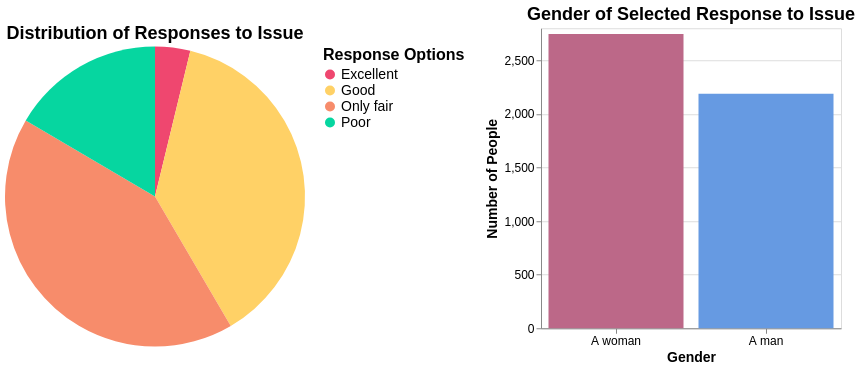

Notebook cell for this chart:
### Code cell
#COLORS
my_custom_palette = ["#ef476f", "#ffd166", "#f78c6b", "#06d6a0", "#118ab2"]


#DROPDOWN SELECTION
issue_dropdown = alt.binding_select(options=readable_issues_to_toggle, name='Select Issue: ')
issue_select = alt.selection_point(
    fields=['Readable_Issue'], 
    bind=issue_dropdown, 
    value=[{'Readable_Issue': 'Economic conditions today'}]
)

#INTERACTIVE SELECTION
click = alt.selection_point(fields=['Response'])



#PIE CHART
pie = alt.Chart(df_agg_clean).mark_arc().encode(
    theta=alt.Theta('sum(Total_Count):Q', stack=True),
    color=alt.Color(
                    'Response:N',
                    legend=alt.Legend(title="Response Options", orient="right", columns=1),
                    scale=alt.Scale(range=my_custom_palette)
                    ),
    opacity=alt.condition(click, alt.value(1.0), alt.value(0.3)),
    tooltip=['Response:N', alt.Tooltip('sum(Total_Count):Q', title='Total Count')]
).add_params(
    issue_select,
    click
).transform_filter(
    issue_select
).properties(
    width=300,
    height=300,
    title='Distribution of Responses to Issue'
)

#BAR CHART
bar = alt.Chart(df_agg_clean).mark_bar().encode(
    x=alt.X('GENDER:N', 
            title='Gender', 
            sort='-y', 
            axis=alt.Axis(labelAngle=0)),
    # CHANGE: Map Y directly to the sum of our Total_Count column
    y=alt.Y('sum(Total_Count):Q', title='Number of People'),
    color=alt.Color('GENDER:N', 
                    scale=alt.Scale(range=["#669AE2", "#BC6888"]),
                    legend=None),
    tooltip=['GENDER:N', alt.Tooltip('sum(Total_Count):Q', title='Total Count')]
).transform_filter(
    issue_select
).transform_filter(
    click
).properties(
    width=300,
    height=300,
    title='Gender of Selected Response to Issue'
)

#ARRANGE AND DISPLAY
interactive_chart = alt.hconcat(
    pie, 
    bar, 
    center=True
).resolve_scale(
    color='independent'
).configure_axis(
    labelFontSize=12, # Makes the axis labels bigger
    titleFontSize=14  # Makes the axis titles bigger
).configure_legend(
    labelFontSize=14, # Makes the legend text bigger
    titleFontSize=16  # Makes the legend title bigger
).configure_title(
    fontSize=18       # Makes the main chart titles bigger
)
interactive_chart

### Figure 1 — Vega-Lite specification as saved in the notebook (floating-point values rounded to 4 significant figures)
{"config": {"view": {"continuousWidth": 300, "continuousHeight": 300}, "axis": {"labelFontSize": 12, "titleFontSize": 14}, "legend": {"labelFontSize": 14, "titleFontSize": 16}, "title": {"fontSize": 18}}, "hconcat": [{"mark": {"type": "arc"}, "encoding": {"color": {"field": "Response", "legend": {"columns": 1, "orient": "right", "title": "Response Options"}, "scale": {"range": ["#ef476f", "#ffd166", "#f78c6b", "#06d6a0", "#118ab2"]}, "type": "nominal"}, "opacity": {"condition": {"param": "param_cef969e13652010d", "value": 1.0}, "value": 0.3}, "theta": {"aggregate": "sum", "field": "Total_Count", "stack": true, "type": "quantitative"}, "tooltip": [{"field": "Response", "type": "nominal"}, {"aggregate": "sum", "field": "Total_Count", "title": "Total Count", "type": "quantitative"}]}, "height": 300, "name": "view_f650dac4e66a0569_0", "title": "Distribution of Responses to Issue", "transform": [{"filter": {"param": "param_9ca00539aacfc5dd"}}], "width": 300}, {"mark": {"type": "bar"}, "encoding": {"color": {"field": "GENDER", "legend": null, "scale": {"range": ["#669AE2", "#BC6888"]}, "type": "nominal"}, "tooltip": [{"field": "GENDER", "type": "nominal"}, {"aggregate": "sum", "field": "Total_Count", "title": "Total Count", "type": "quantitative"}], "x": {"axis": {"labelAngle": 0}, "field": "GENDER", "sort": "-y", "title": "Gender", "type": "nominal"}, "y": {"aggregate": "sum", "field": "Total_Count", "title": "Number of People", "type": "quantitative"}}, "height": 300, "title": "Gender of Selected Response to Issue", "transform": [{"filter": {"param": "param_9ca00539aacfc5dd"}}, {"filter": {"param": "param_cef969e13652010d"}}], "width": 300}], "center": true, "data": {"name": "data-895503da291c763b66c08c94f5e6f3fe"}, "params": [{"name": "param_9ca00539aacfc5dd", "select": {"type": "point", "fields": ["Readable_Issue"]}, "bind": {"input": "select", "options": ["Economic conditions today", "Future economic conditions", "Safety from crime", "Impact of more Americans owning guns", "Responsibility to protect people from themselves"], "name": "Select Issue: "}, "value": [{"Readable_Issue": "Economic conditions today"}], "views": ["view_f650dac4e66a0569_0"]}, {"name": "param_cef969e13652010d", "select": {"type": "point", "fields": ["Response"]}, "views": ["view_f650dac4e66a0569_0"]}], "resolve": {"scale": {"color": "independent"}}, "$schema": "https://vega.github.io/schema/vega-lite/v6.1.0.json", "datasets": {"data-895503da291c763b66c08c94f5e6f3fe": [{"Issue": "CRIMESAFE", "Response": "Extremely safe", "GENDER": "A man", "Total_Count": 226, "Readable_Issue": "Safety from crime"}, {"Issue": "CRIMESAFE", "Response": "Extremely safe", "GENDER": "A woman", "Total_Count": 199, "Readable_Issue": "Safety from crime"}, {"Issue": "CRIMESAFE", "Response": "Not at all safe", "GENDER": "A man", "Total_Count": 40, "Readable_Issue": "Safety from crime"}, {"Issue": "CRIMESAFE", "Response": "Not at all safe", "GENDER": "A woman", "Total_Count": 56, "Readable_Issue": "Safety from crime"}, {"Issue": "CRIMESAFE", "Response": "Not too safe", "GENDER": "A man", "Total_Count": 130, "Readable_Issue": "Safety from crime"}, {"Issue": "CRIMESAFE", "Response": "Not too safe", "GENDER": "A woman", "Total_Count": 230, "Readable_Issue": "Safety from crime"}, {"Issue": "CRIMESAFE", "Response": "Somewhat safe", "GENDER": "A man", "Total_Count": 804, "Readable_Issue": "Safety from crime"}, {"Issue": "CRIMESAFE", "Response": "Somewhat safe", "GENDER": "A woman", "Total_Count": 1233, "Readable_Issue": "Safety from crime"}, {"Issue": "CRIMESAFE", "Response": "Very safe", "GENDER": "A man", "Total_Count": 992, "Readable_Issue": "Safety from crime"}, {"Issue": "CRIMESAFE", "Response": "Very safe", "GENDER": "A woman", "Total_Count": 1028, "Readable_Issue": "Safety from crime"}, {"Issue": "ECON1BMOD", "Response": "About the same", "GENDER": "A man", "Total_Count": 674, "Readable_Issue": "Future economic conditions"}, {"Issue": "ECON1BMOD", "Response": "About the same", "GENDER": "A woman", "Total_Count": 853, "Readable_Issue": "Future economic conditions"}, {"Issue": "ECON1BMOD", "Response": "Better", "GENDER": "A man", "Total_Count": 773, "Readable_Issue": "Future economic conditions"}, {"Issue": "ECON1BMOD", "Response": "Better", "GENDER": "A woman", "Total_Count": 829, "Readable_Issue": "Future economic conditions"}, {"Issue": "ECON1BMOD", "Response": "Worse", "GENDER": "A man", "Total_Count": 745, "Readable_Issue": "Future economic conditions"}, {"Issue": "ECON1BMOD", "Response": "Worse", "GENDER": "A woman", "Total_Count": 1067, "Readable_Issue": "Future economic conditions"}, {"Issue": "ECON1MOD", "Response": "Excellent", "GENDER": "A man", "Total_Count": 116, "Readable_Issue": "Economic conditions today"}, {"Issue": "ECON1MOD", "Response": "Excellent", "GENDER": "A woman", "Total_Count": 71, "Readable_Issue": "Economic conditions today"}, {"Issue": "ECON1MOD", "Response": "Good", "GENDER": "A man", "Total_Count": 931, "Readable_Issue": "Economic conditions today"}, {"Issue": "ECON1MOD", "Response": "Good", "GENDER": "A woman", "Total_Count": 934, "Readable_Issue": "Economic conditions today"}, {"Issue": "ECON1MOD", "Response": "Only fair", "GENDER": "A man", "Total_Count": 854, "Readable_Issue": "Economic conditions today"}, {"Issue": "ECON1MOD", "Response": "Only fair", "GENDER": "A woman", "Total_Count": 1214, "Readable_Issue": "Economic conditions today"}, {"Issue": "ECON1MOD", "Response": "Poor", "GENDER": "A man", "Total_Count": 288, "Readable_Issue": "Economic conditions today"}, {"Issue": "ECON1MOD", "Response": "Poor", "GENDER": "A woman", "Total_Count": 528, "Readable_Issue": "Economic conditions today"}, {"Issue": "GOVPROTCT", "Response": "Not government", "GENDER": "A man", "Total_Count": 780, "Readable_Issue": "Responsibility to protect people from themselves"}, {"Issue": "GOVPROTCT", "Response": "Not government", "GENDER": "A woman", "Total_Count": 638, "Readable_Issue": "Responsibility to protect people from themselves"}, {"Issue": "GOVPROTCT", "Response": "Government", "GENDER": "A man", "Total_Count": 1385, "Readable_Issue": "Responsibility to protect people from themselves"}, {"Issue": "GOVPROTCT", "Response": "Government", "GENDER": "A woman", "Total_Count": 2072, "Readable_Issue": "Responsibility to protect people from themselves"}, {"Issue": "MOREGUNIMPACT", "Response": "Less crime", "GENDER": "A man", "Total_Count": 761, "Readable_Issue": "Impact of more Americans owning guns"}, {"Issue": "MOREGUNIMPACT", "Response": "Less crime", "GENDER": "A woman", "Total_Count": 565, "Readable_Issue": "Impact of more Americans owning guns"}, {"Issue": "MOREGUNIMPACT", "Response": "More crime", "GENDER": "A man", "Total_Count": 687, "Readable_Issue": "Impact of more Americans owning guns"}, {"Issue": "MOREGUNIMPACT", "Response": "More crime", "GENDER": "A woman", "Total_Count": 1247, "Readable_Issue": "Impact of more Americans owning guns"}, {"Issue": "MOREGUNIMPACT", "Response": "No difference", "GENDER": "A man", "Total_Count": 735, "Readable_Issue": "Impact of more Americans owning guns"}, {"Issue": "MOREGUNIMPACT", "Response": "No difference", "GENDER": "A woman", "Total_Count": 925, "Readable_Issue": "Impact of more Americans owning guns"}]}}
